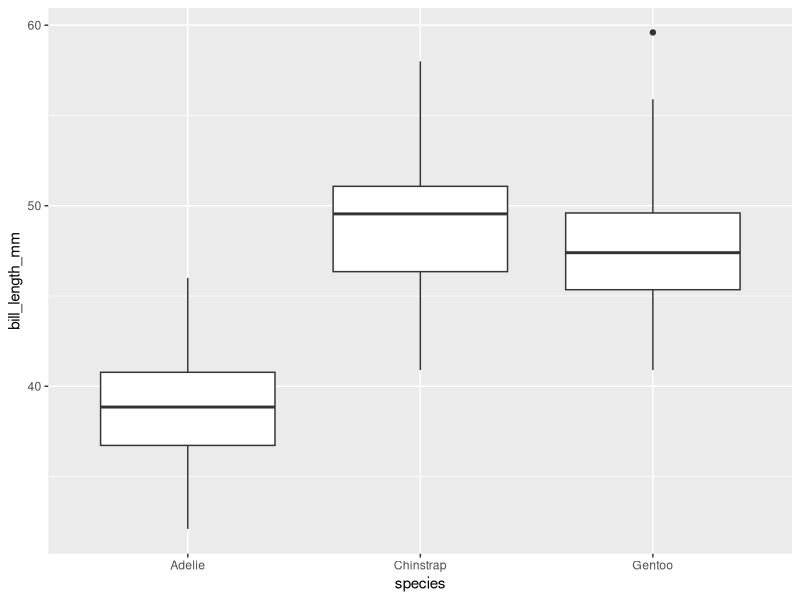
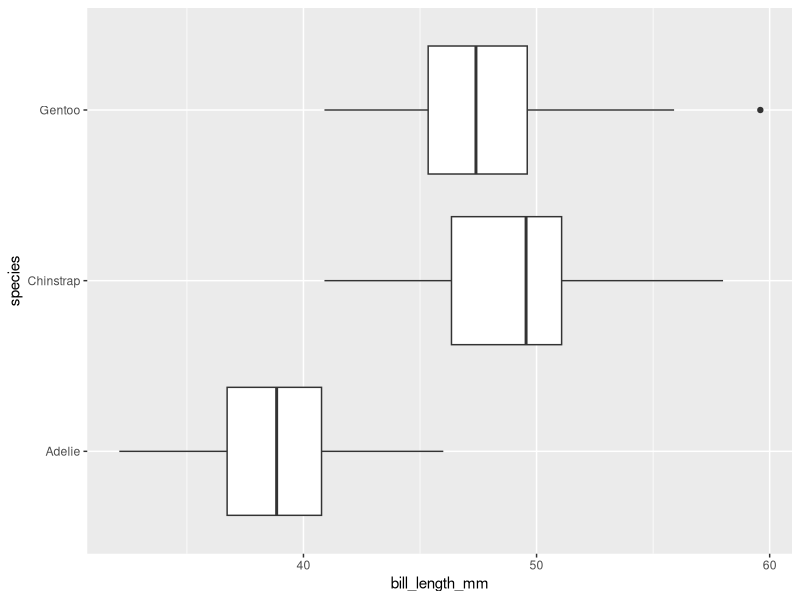
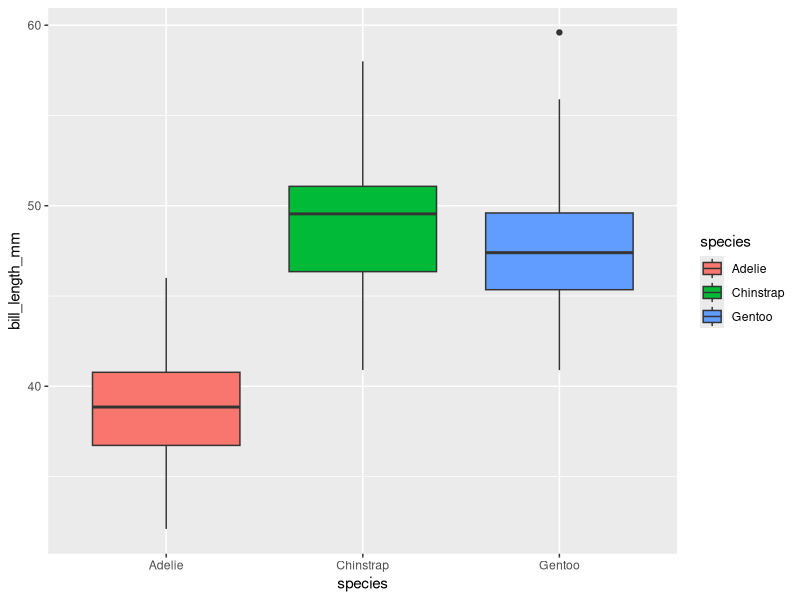
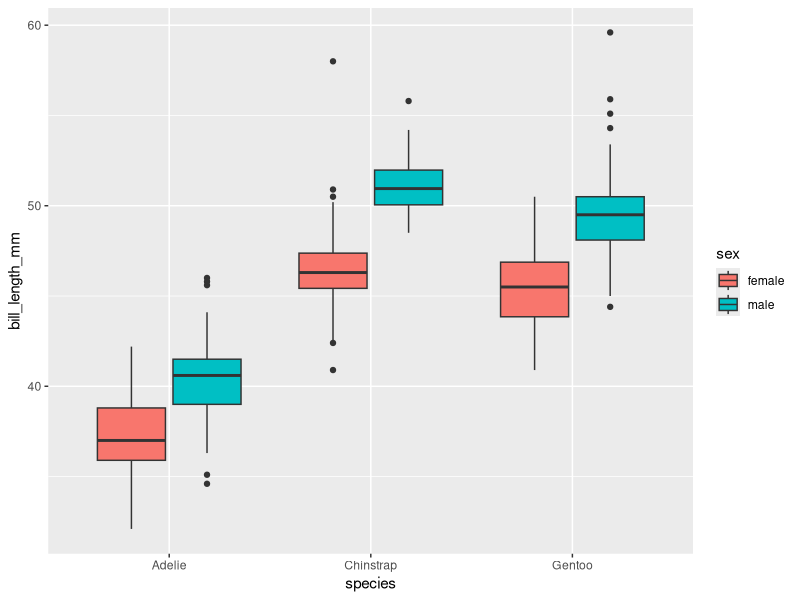
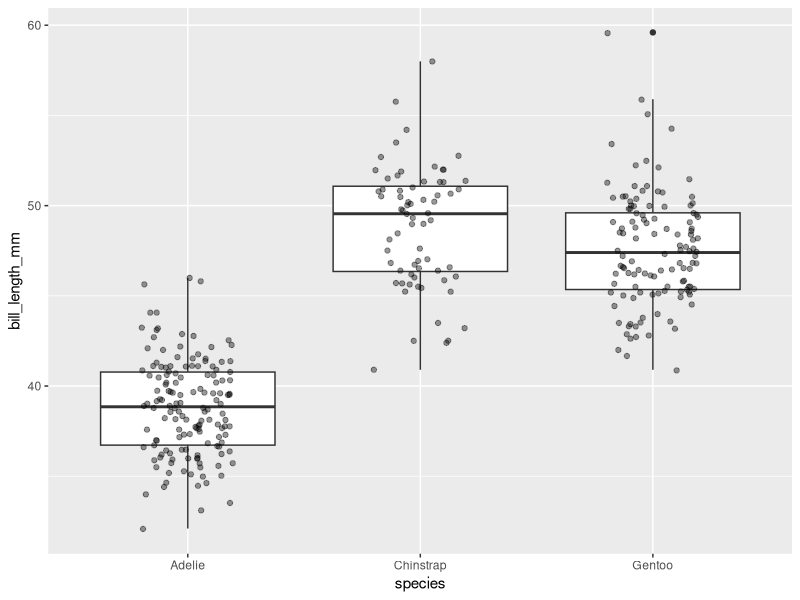
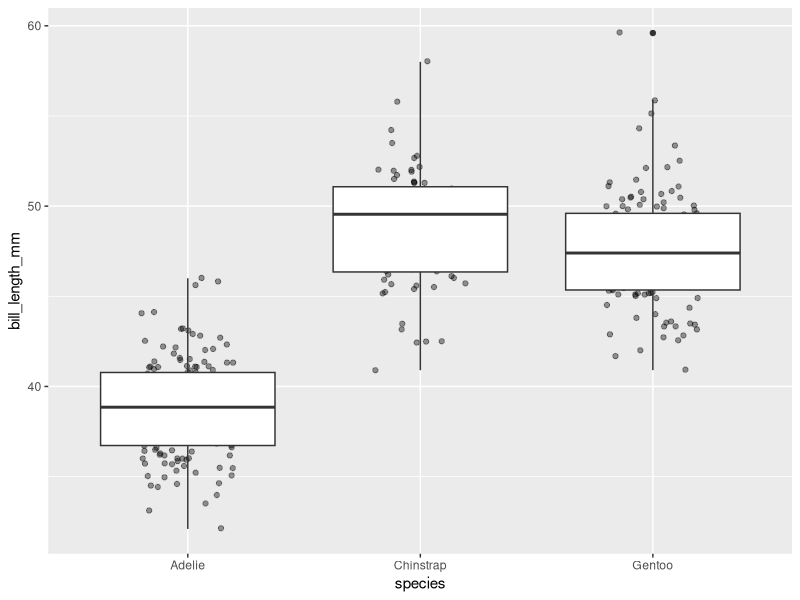
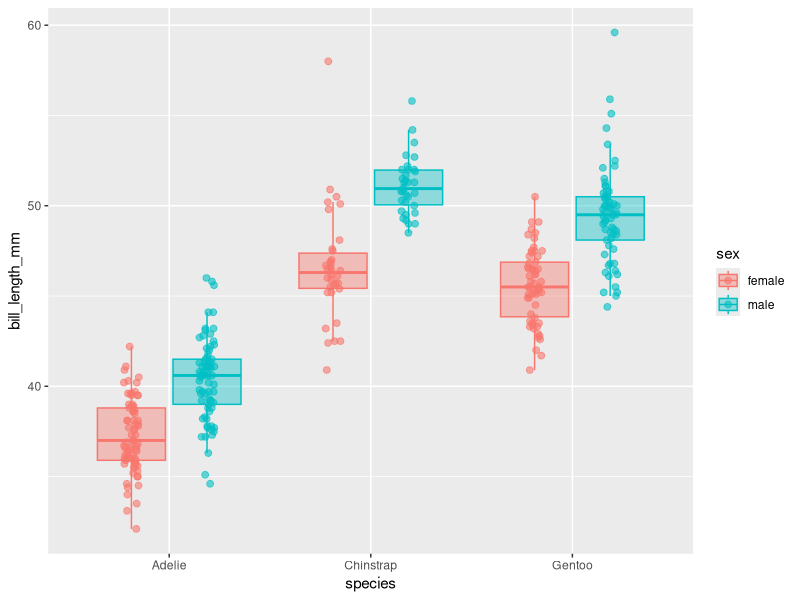
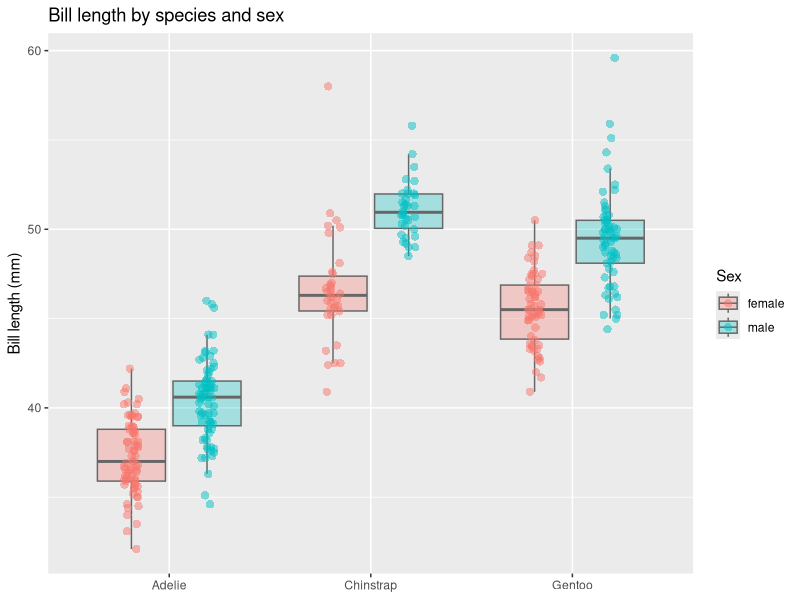

These figures' R source, in order:
# ============================================================
#  Script 03 — Box Plots & Dot Plots
#  Dataset : palmerpenguins::penguins
#  Packages: tidyverse, palmerpenguins
# ============================================================
#
#  By the end of this script you will be able to:
#    • Read and interpret a box plot
#    • Build a box plot with geom_boxplot()
#    • Overlay raw data with geom_jitter() and geom_point()
#    • Use position_jitterdodge() to align jittered points with dodged boxes
#    • Understand when box plots alone can be misleading
#    • Add summary statistics (medians, means) as extra layers
#
# ============================================================

library(tidyverse)
library(palmerpenguins)

penguins_clean <- penguins |> drop_na()


# ── 0. Reading a box plot — quick anatomy ─────────────────────────────────────
#
#   ┌────────────┐  ← Q3 (75th percentile)     ─── whisker: Q3 + 1.5 × IQR
#   │            │                                  (or max value if smaller)
#   │────────────│  ← median (Q2, 50th perc.)
#   │            │
#   └────────────┘  ← Q1 (25th percentile)     ─── whisker: Q1 − 1.5 × IQR
#                                                   (or min value if larger)
#       ●           ← outlier (beyond whiskers)
#
#  IQR = Inter-Quartile Range = Q3 − Q1  (height of the box)


# ── 1. Your first box plot ────────────────────────────────────────────────────

ggplot(penguins_clean,
       aes(x = species, y = bill_length_mm)) +
  geom_boxplot()

# Compare distributions across species — already informative!

# Exercise 1 ✏️
# Switch the x and y: put species on the y axis.
# Which orientation do you prefer for reading labels?

ggplot(penguins_clean,
       aes(x = bill_length_mm, y = species)) +
  geom_boxplot()
# The previous one is more conveninet to interpret

# ── 2. Adding colour with fill ────────────────────────────────────────────────

ggplot(penguins_clean,
       aes(x = species, y = bill_length_mm, fill = species)) +
  geom_boxplot()

# Colour by sex instead — grouped box plot
ggplot(penguins_clean,
       aes(x = species, y = bill_length_mm, fill = sex)) +
  geom_boxplot()

# 🔑 When fill is a different column from x, ggplot2 automatically
#    DODGES (side-by-side) the boxes within each x group.


# ── 3. The problem with box plots alone ───────────────────────────────────────

# Box plots hide the raw data.  Two very different distributions
# can produce identical boxes.  The fix: show the actual points.

# geom_jitter() = geom_point() + random horizontal noise
ggplot(penguins_clean,
       aes(x = species, y = bill_length_mm)) +
  geom_boxplot() +
  geom_jitter(width = 0.2, alpha = 0.4)

# 🔑 Draw order matters: geom_jitter() on TOP of geom_boxplot()
#    means points appear in front of the boxes.

# Exercise 2 ✏️
# Swap the layer order — put geom_jitter() BEFORE geom_boxplot().
# What changes visually and why?

ggplot(penguins_clean,
       aes(x = species, y = bill_length_mm)) +
  geom_jitter(width = 0.2, alpha = 0.4) +
  geom_boxplot()

#The points went behind the box

# ── 4. Combining fill groups with jittered points ────────────────────────────

# When we have a fill = sex grouping, jitter alone mis-aligns points.
# Use position_jitterdodge() to jitter AND dodge simultaneously.

set.seed(42)   # makes the jitter reproducible

ggplot(penguins_clean,
       aes(x = species, y = bill_length_mm, fill = sex, colour = sex)) +
  geom_boxplot(alpha = 0.4, outlier.shape = NA) +  # hide default outlier dots
  geom_point(
    shape    = 21,
    size     = 2,
    alpha    = 0.6,
    position = position_jitterdodge(jitter.width = 0.15, seed = 42)
  )

# 🔑 outlier.shape = NA removes the default outlier markers from geom_boxplot()
#    so they don't get plotted twice (once by the box, once by geom_point()).


# ── 5. Tuning point appearance ────────────────────────────────────────────────

ggplot(penguins_clean,
       aes(x = species, y = bill_length_mm, fill = sex)) +
  geom_boxplot(
    alpha         = 0.3,
    outlier.shape = NA,
    colour        = "grey40"    # box border colour — fixed, not mapped
  ) +
  geom_point(
    aes(colour = sex),
    shape    = 16,              # solid circle — no border
    size     = 2.5,
    alpha    = 0.5,
    position = position_jitterdodge(jitter.width = 0.15, seed = 42)
  ) +
  labs(
    x     = NULL,
    y     = "Bill length (mm)",
    fill  = "Sex",
    colour = "Sex",
    title = "Bill length by species and sex"
  )

# Exercise 3 ✏️
# Change the shape to 21 (open circle) and set colour = "white" for
# geom_point() so the fill colour shows through.
# Does that look better or worse?  Why might you choose each?

ggplot(penguins_clean,
       aes(x =  species, y = bill_length_mm, fill = sex)) +
  geom_boxplot (alpha = 0.3, 
                outlier.shape = NA,
                colour = "grey40") +
  geom_point(aes(colour = sex),
             shape    = 21,
             fill = "White",
             size     = 2.5,
             alpha    = 0.5,
             position = position_jitterdodge(jitter.width = 0.15, seed = 42)) +
  labs(x     = NULL,
    y     = "Bill length (mm)",
    fill  = "Sex",
    colour = "Sex",
    title = "Bill length by species and sex")
             


# ── 6. Adding summary statistics as extra layers ──────────────────────────────

# Compute medians to overlay as large dots
species_sex_medians <- penguins_clean |>
  summarise(
    median_bill = median(bill_length_mm),
    .by = c(species, sex)
  )

ggplot(penguins_clean,
       aes(x = species, y = bill_length_mm, fill = sex, colour = sex)) +
  # Raw data — small, transparent
  geom_point(
    shape    = 16,
    size     = 2,
    alpha    = 0.35,
    position = position_jitterdodge(jitter.width = 0.15, seed = 42)
  ) +
  # Medians — large, opaque, from a DIFFERENT data frame
  geom_point(
    data     = species_sex_medians,
    aes(y    = median_bill),
    shape    = 18,    # diamond
    size     = 6,
    alpha    = 1,
    position = position_dodge(width = 0.75)
  ) +
  labs(
    x      = NULL,
    y      = "Bill length (mm)",
    colour = "Sex", fill = "Sex",
    title  = "Median bill length (◆) overlaid on raw observations"
  )

# Exercise 4 ✏️
# Add geom_boxplot() back into this chart (between the two geom_point calls).
# Set outlier.shape = NA and alpha = 0.2 on the box.
# Now you have raw data + distribution shape + summary statistic in one chart!

ggplot( penguins_clean,
       aes(x = species, y = bill_length_mm, fill = sex, colour = sex)) +
  geom_point(shape    = 16,
             size     = 2,
             alpha    = 0.35,
             position = position_jitterdodge(jitter.width = 0.15, seed = 42)) +
    geom_boxplot(alpha = 0.2,
                 outlier.shape = NA) +
  
    geom_point(data     = species_sex_medians,
      aes(y    = median_bill),
      shape    = 18,
      size = 6,
      alpha    = 1,
      position = position_dodge(width = 0.75)) +
    labs(x      = NULL,
         y      = "Bill length (mm)",
         colour = "Sex", fill = "Sex",
         title  = "Median bill length (◆) overlaid on raw observations" )
    


# ── 7. Violin plot — another distribution alternative ────────────────────────

# A violin is a mirrored density curve — shows the shape of the distribution
ggplot(penguins_clean,
       aes(x = species, y = flipper_length_mm, fill = species)) +
  geom_violin(trim = FALSE, alpha = 0.6) +
  geom_boxplot(width = 0.1, fill = "white", alpha = 0.8, outlier.shape = NA) +
  labs(
    x = NULL, y = "Flipper length (mm)", fill = "Species",
    title = "Violin + box: shape and summary together"
  ) +
  theme(legend.position = "none")

# 🔑 The narrow "waist" on the Gentoo violin around 195 mm —
#    a box plot alone would completely hide that bimodal hint.


# ── Final challenge 🏆 ────────────────────────────────────────────────────────
#
# Build a chart that answers: "How does body mass vary by island and sex?"
#
# Requirements:
#   1. x = island, y = body_mass_g, fill = sex
#   2. Transparent box plots (alpha = 0.3, no outlier markers)
#   3. Jitter-dodged raw points on top (shape = 21, colour = "white")
#   4. Large median diamonds from a summary data frame
#   5. Proper axis labels (include units in y label)
#   6. A meaningful opinionated title
#
# Bonus: sort the islands so the one with the highest overall median
#        body mass appears last (hint: fct_reorder from Script 01!).

Median_body_mass <- penguins_clean |> 
  group_by(island, sex) |> 
  summarise(median_body = median(body_mass_g)) 

penguins_clean <- penguins_clean |>
  mutate(island = reorder(island, body_mass_g, FUN = median, na.rm = TRUE))

HW <- ggplot(penguins_clean,
       aes(x = island, y = body_mass_g, fill = sex, colour = sex)) +
  geom_boxplot(alpha = 0.3,
               outlier.shape = NA) +
  geom_point(shape = 21,
             size = 2 ,
             fill = "white",
             position = position_jitterdodge(jitter.width = 0.15, seed = 42)) +
  geom_point(data = Median_body_mass,
             aes(y = median_body),
             shape = 18,
             size = 6,
             position = position_dodge(width = 0.75)) +
  labs(x = "Islands",
       y = "Body Mass (g)",
       colour = "Sex",
       fill = "Sex",
       title = "Body mass of the penguins across the islands",
       subtitle = "Penguins belongs to Biscoe island are Heaviest")
  ggsave("Box Plot Homework.png",
         plot = HW,
         dpi = 300)
